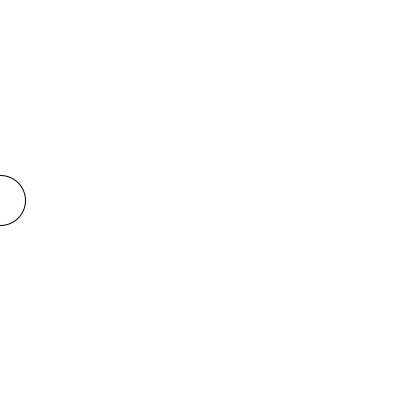
Frame 1 (no input)
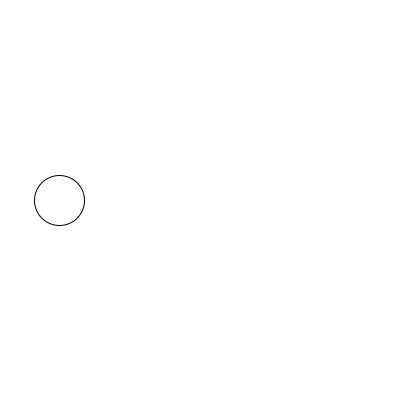
Frame 60 (the mouse pressed at the canvas centre just before this capture)
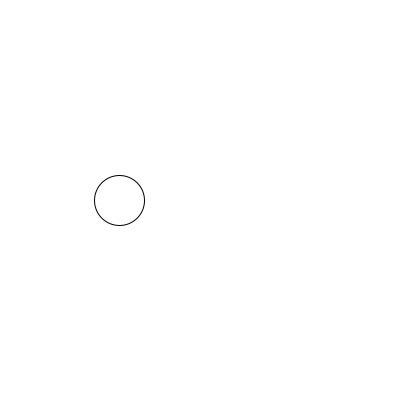
Frame 120 (the mouse held since frame 60 and released just before this capture)

The Processing sketch that drew these frames (run headless with seeded random() and noise(); from frame 60 on, the mouse is pressed at the canvas centre):

// Processing sketch: Example_Movement_Sketch
// ── Example_Movement_Sketch.pde
boolean movingRight = true;
int x = 0;

void setup() {
  size(400, 400);
}

void draw() {
  background(255);
  ellipse(x, 200, 50, 50);
  
  if (movingRight) x++;
  else x--;
  
  if (x == 0 || x == width) movingRight = !movingRight;
}
/*
if ball is moving right then and balls x-coordinate is greater than computers x cordinate the computer moves right,
if ball is moving right and balls x-coordinates is less than computers x-cordinate the computer moves to left;
if ball is moving left and balls x -cordinate is greater than computers x-cordinate the computer moves to the left 
if ball is moving left and balls x-coordinate is less than computers x-cordinate then ball moves to the right
*/
